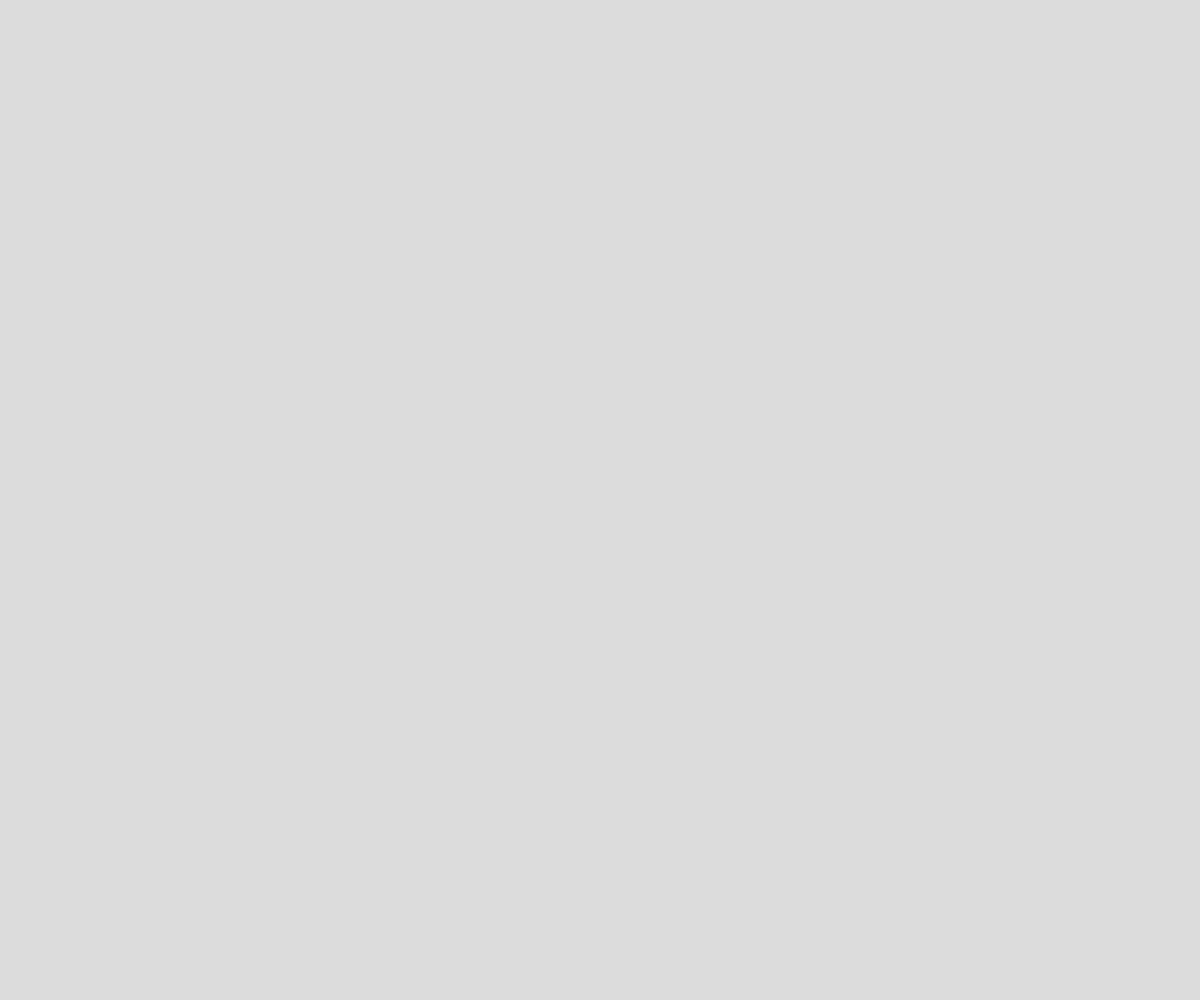
Frame 1 (no input)
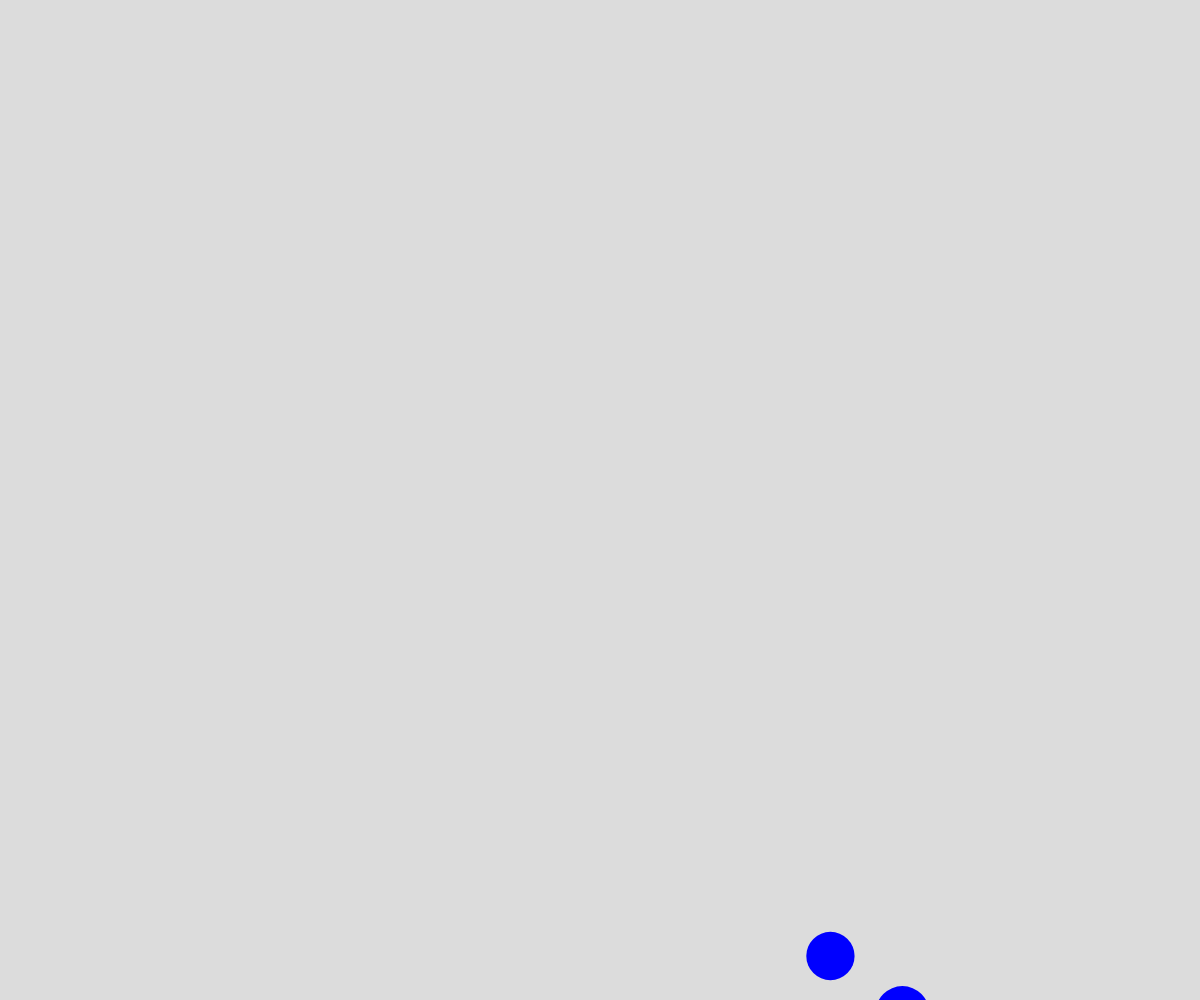
Frame 60 (no input)
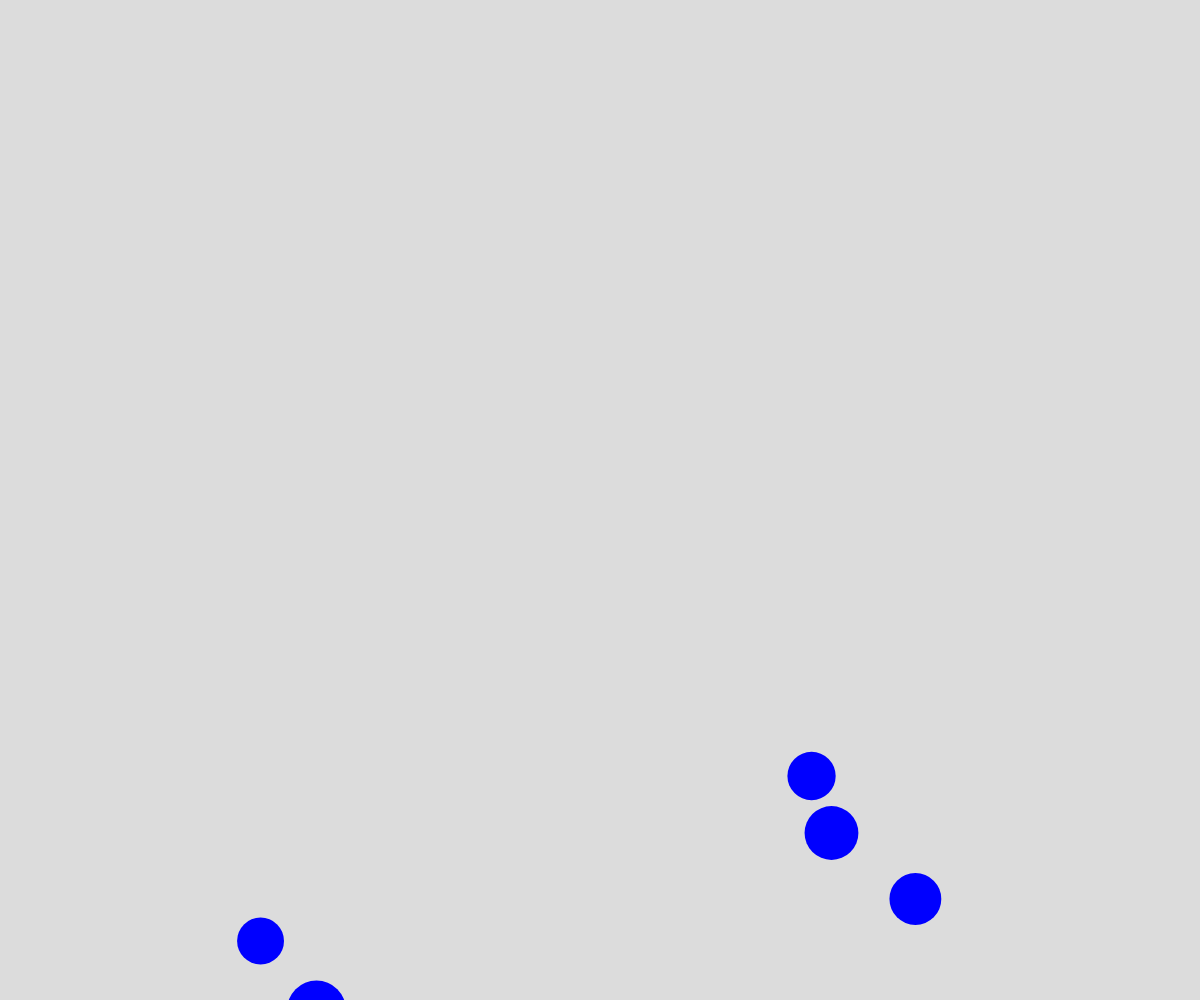
Frame 120 (the mouse pressed at the canvas centre since frame 60)

The p5.js sketch that drew these frames (run headless with seeded random() and noise() and a simulated clock; from frame 60 on, the mouse is pressed at the canvas centre):

// p5.js sketch
// ── sketch.js
// player in grid

let theBubbles = [];

function setup() {
  createCanvas(windowWidth, windowHeight);
  window.setInterval(spawnBubble, 500); // runs the fucntion every half second
}


function draw() {
  background(220);
  for (let i = theBubbles.length-1; i >= 0; i--) {
    if (theBubbles[i].isPopped) {
      theBubbles.splice(i, 1);
    }
    else {
      theBubbles[i].move();
      theBubbles[i].display();
    }
  }
}

function spawnBubble() {
  let someBubble = new Bubble();
  theBubbles.push(someBubble);
}

class Bubble {
  constructor() {
    this.x = random(width);
    this.y = height + 100;
    this.dx = 0;
    this.dy = -3;
    this.radius = random(20, 40);
    this.theta = 0;
    this.isAlive = true;
    this.whenIDied = 0;
    this.waitTime = 1000;
    this.isPopped = false;
  }

  move() {
    if (this.y - this.radius > 0) {
      this.x += this.dx;
      this.y += this.dy;

      this.dx = map (noise(this.theta), 0, 1, -5, 5);
      this.theta += 0.02;
    }
    else if (this.isAlive){
      this.isAlive = false;
      this.whenIDied = millis();
    }
    else {
      if (millis() > this.whenIDied + this.waitTime) {
        this.isPopped = true;
      }
    }
  }

  display() {
    if (!this.isPopped) {
      noStroke();
      fill("blue");
      ellipse(this.x, this.y, this.radius*2, this.radius*2);
    }
  }
}
